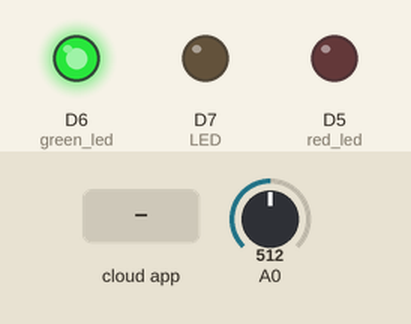
This sketch was run on a simulated ESP8266 (NodeMCU). Shown: output pins drawn as LEDs (lit = HIGH). The inputs (shaded band) are chosen by the test bench; at power-on: A0 = 512. WiFi joins after 1.5 s; servers stay silent unless stated; the Firebase database answers and starts empty; what the sketch prints to the serial monitor is not drawn.

Above: at 2.8 s.
2.9 s: A0 set to 740
5.4 s: A0 set to 755
At 8.6 s:
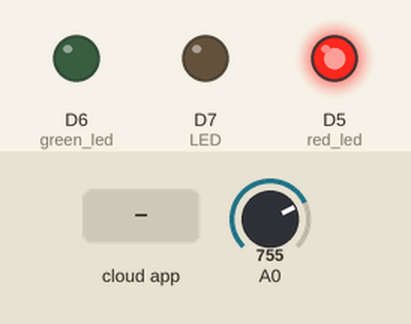
8.9 s: the phone or cloud app sets activate to 1
At 10.3 s:
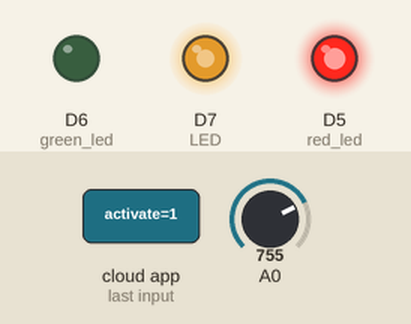
10.8 s: A0 set to 716
At 12.2 s:
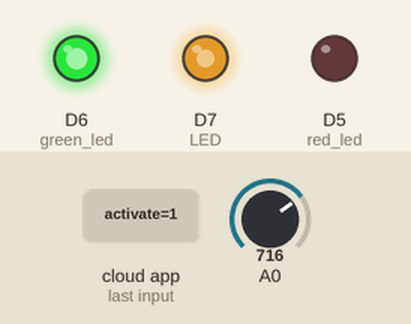
Timing chart, 0 to 13.9 s (numbered marks = the images above; inputs shaded):
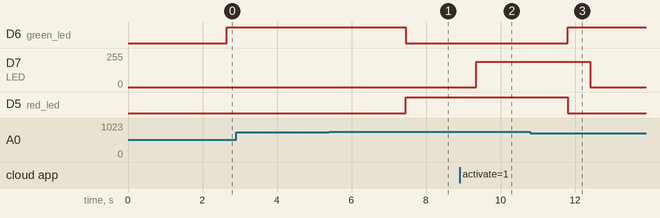

The sketch:

code.ino
```cpp
#include <ESP8266WiFi.h>
#include <FirebaseArduino.h>
#define FIREBASE_HOST "temperature-5945e.firebaseio.com"  //should not have http:// and the end /
#define FIREBASE_AUTH "y2IcXVGwlXdosmFSqwjUQZcIaUgnfSrqcJPOaMsN"  // go to settings in firebase,select project settings and service account, secrets auth key
#define WIFI_SSID "sdfg" //your wifi name
#define WIFI_PASSWORD "akash444" //your wifi password
#define LED D7 /// yellow led
int a;
int t;
int H_L;
int x;
int red_led = D5;
int green_led = D6;
void setup() {
  Serial.begin(115200);
  pinMode(LED,OUTPUT);
  pinMode(green_led,OUTPUT);
  pinMode(red_led,OUTPUT);
  WiFi.begin(WIFI_SSID, WIFI_PASSWORD);
  Serial.print("connecting");
  while (WiFi.status() != WL_CONNECTED)
  {
    Serial.print(".");
    delay(500);
  }
  Serial.println();
  Serial.print("connected: ");
  Serial.println(WiFi.localIP());
  Firebase.begin(FIREBASE_HOST,FIREBASE_AUTH);
  Firebase.setString("activate","0");
}
void firebasereconnect()
  {
  Serial.println("Trying to reconnect");
  Firebase.begin(FIREBASE_HOST,FIREBASE_AUTH);
  }

void loop() {
  if (Firebase.failed())
  {
    Serial.print("setting number failed:");
    Serial.println(Firebase.error());
    firebasereconnect();
    return;
  }

  // Input from thermistor
   t = analogRead(A0);//input from thermistor
   a = map(t,0,1024,0,35);//mapped temperature value to be entered
   delay(1000);
   Serial.println(a);


  if (a<=25 && a>=10){
    H_L=1;//permissible
    digitalWrite(green_led,HIGH);
    digitalWrite(red_led,LOW);
  }
  else{
    H_L=0;// Not permissible
    digitalWrite(red_led,HIGH);
    digitalWrite(green_led,LOW);
  }
  //Serial.println(a);
  Firebase.set("temp",a);
  Firebase.set("perm",H_L);
  if((Firebase.getString("activate")=="1")&& (H_L==0))
  {
    // led intensity blincking
    x = map(a,23,35,255,0);
    analogWrite(LED,x);// yellow led blinking


    //delay(x/100);
    //Serial.println(x);
  }
  if(H_L==1){
      Firebase.setString("activate","0");
      analogWrite(LED,0);
    }
}
```

Measured:
- the behaviour switches between 746 and 747 on A0 (found by bisection; images 0 and 1)
- after the input at 2.9 s, every drawn part: stays the same
- after the input at 5.4 s, D6 (green_led): HIGH → LOW after 2.1 s; D5 (red_led): LOW → HIGH after 2.1 s
- after the input at 8.9 s, D7 (LED): 0/255 → 191/255 after 0.45 s
- after the input at 10.8 s, D6 (green_led): LOW → HIGH after 1.0 s; D7 (LED): 191/255 → 0/255 after 1.6 s; D5 (red_led): HIGH → LOW after 1.0 s
